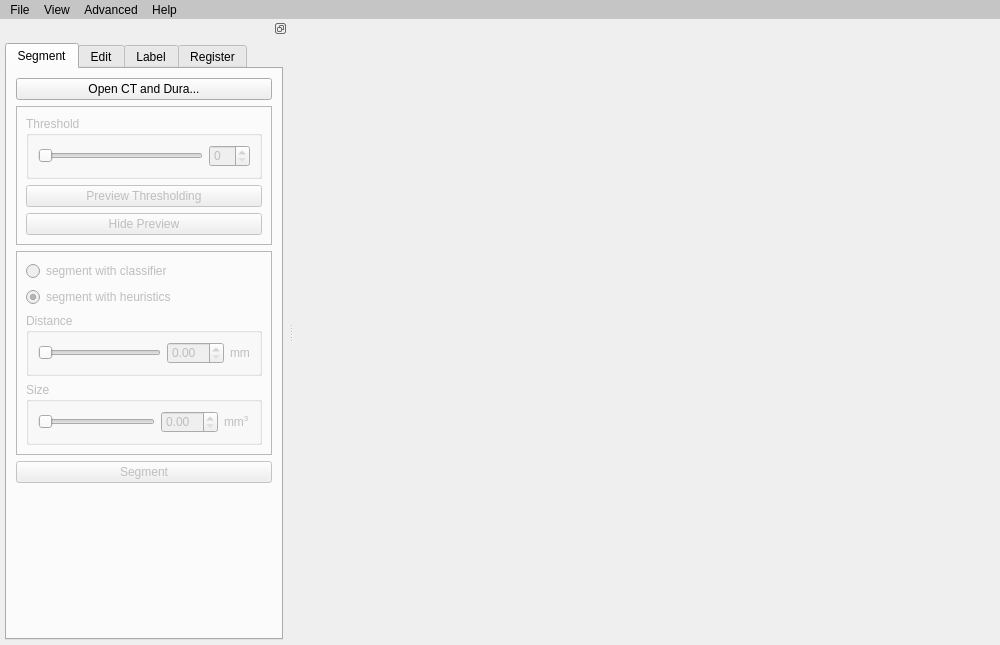
<?xml version="1.0" encoding="UTF-8"?>
<ui version="4.0">
 <class>MainWindow</class>
 <widget class="QMainWindow" name="MainWindow">
  <property name="geometry">
   <rect>
    <x>0</x>
    <y>0</y>
    <width>1000</width>
    <height>645</height>
   </rect>
  </property>
  <property name="windowTitle">
   <string>Interactive Electrode Registration</string>
  </property>
  <property name="styleSheet">
   <string notr="true">QMenuBar { 
	background-color: rgb(197, 197, 197);
}

QMenuBar::item {
	background-color: rgb(197, 197, 197);
	color: black;
}</string>
  </property>
  <widget class="QWidget" name="centralwidget">
   <layout class="QHBoxLayout" name="horizontalLayout"/>
  </widget>
  <widget class="QMenuBar" name="menubar">
   <property name="geometry">
    <rect>
     <x>0</x>
     <y>0</y>
     <width>1000</width>
     <height>25</height>
    </rect>
   </property>
   <property name="autoFillBackground">
    <bool>false</bool>
   </property>
   <property name="nativeMenuBar">
    <bool>false</bool>
   </property>
   <widget class="QMenu" name="menuFile">
    <property name="title">
     <string>File</string>
    </property>
    <addaction name="actionOpen"/>
    <addaction name="actionOpenPial"/>
    <addaction name="actionOpenProject"/>
    <addaction name="actionSaveProject"/>
    <addaction name="actionSaveProjectAs"/>
    <addaction name="actionRecentProjects"/>
   </widget>
   <widget class="QMenu" name="menuHelp">
    <property name="title">
     <string>Help</string>
    </property>
    <addaction name="actionReport_an_issue"/>
    <addaction name="actionDocumentation"/>
    <addaction name="actionAbout"/>
    <addaction name="actionAbout_Qt"/>
    <addaction name="actionSource_Repository"/>
    <addaction name="actionLicense"/>
   </widget>
   <widget class="QMenu" name="menuView">
    <property name="title">
     <string>View</string>
    </property>
    <addaction name="actionShowPial"/>
    <addaction name="actionHideThresholdingPreview"/>
    <addaction name="actionShow_Electrode_ID_s"/>
   </widget>
   <widget class="QMenu" name="menuAdvanced">
    <property name="title">
     <string>Advanced</string>
    </property>
    <addaction name="actionExport_segmentation_dataset"/>
   </widget>
   <addaction name="menuFile"/>
   <addaction name="menuView"/>
   <addaction name="menuAdvanced"/>
   <addaction name="menuHelp"/>
  </widget>
  <widget class="QDockWidget" name="dockWidget">
   <property name="features">
    <set>QDockWidget::DockWidgetFloatable|QDockWidget::DockWidgetMovable</set>
   </property>
   <property name="allowedAreas">
    <set>Qt::LeftDockWidgetArea|Qt::RightDockWidgetArea</set>
   </property>
   <attribute name="dockWidgetArea">
    <number>1</number>
   </attribute>
   <widget class="QWidget" name="dockWidgetContents">
    <layout class="QVBoxLayout" name="verticalLayout_3">
     <property name="leftMargin">
      <number>5</number>
     </property>
     <property name="topMargin">
      <number>5</number>
     </property>
     <property name="rightMargin">
      <number>5</number>
     </property>
     <property name="bottomMargin">
      <number>5</number>
     </property>
     <item>
      <widget class="QTabWidget" name="tabWidget">
       <property name="tabPosition">
        <enum>QTabWidget::North</enum>
       </property>
       <property name="tabShape">
        <enum>QTabWidget::Rounded</enum>
       </property>
       <property name="currentIndex">
        <number>0</number>
       </property>
       <property name="movable">
        <bool>true</bool>
       </property>
       <widget class="QWidget" name="tab_segment">
        <attribute name="title">
         <string>Segment</string>
        </attribute>
        <layout class="QVBoxLayout" name="verticalLayout_7">
         <item>
          <widget class="QPushButton" name="pushButton_open_ct_dura">
           <property name="text">
            <string>Open CT and Dura...</string>
           </property>
           <property name="autoDefault">
            <bool>false</bool>
           </property>
           <property name="default">
            <bool>false</bool>
           </property>
          </widget>
         </item>
         <item>
          <widget class="QFrame" name="frame_segment">
           <property name="enabled">
            <bool>false</bool>
           </property>
           <property name="frameShape">
            <enum>QFrame::StyledPanel</enum>
           </property>
           <property name="frameShadow">
            <enum>QFrame::Raised</enum>
           </property>
           <property name="lineWidth">
            <number>2</number>
           </property>
           <layout class="QVBoxLayout" name="verticalLayout">
            <item>
             <widget class="QGroupBox" name="groupBox">
              <property name="toolTip">
               <string>lower bound on a connected component's CT intensity</string>
              </property>
              <property name="title">
               <string>Threshold</string>
              </property>
              <layout class="QHBoxLayout" name="horizontalLayout_2">
               <item>
                <widget class="QSlider" name="horizontalSlider_threshold">
                 <property name="orientation">
                  <enum>Qt::Horizontal</enum>
                 </property>
                </widget>
               </item>
               <item>
                <widget class="QSpinBox" name="spinBox_threshold"/>
               </item>
              </layout>
             </widget>
            </item>
            <item>
             <widget class="QPushButton" name="pushButton_preview_threshold">
              <property name="text">
               <string>Preview Thresholding</string>
              </property>
             </widget>
            </item>
            <item>
             <widget class="QPushButton" name="pushButton_hide_preview">
              <property name="enabled">
               <bool>false</bool>
              </property>
              <property name="text">
               <string>Hide Preview</string>
              </property>
             </widget>
            </item>
           </layout>
          </widget>
         </item>
         <item>
          <widget class="QFrame" name="frame_segment_config">
           <property name="enabled">
            <bool>false</bool>
           </property>
           <property name="frameShape">
            <enum>QFrame::StyledPanel</enum>
           </property>
           <property name="frameShadow">
            <enum>QFrame::Raised</enum>
           </property>
           <layout class="QVBoxLayout" name="verticalLayout_6">
            <item>
             <widget class="QRadioButton" name="radioButton_classifier">
              <property name="enabled">
               <bool>false</bool>
              </property>
              <property name="text">
               <string>segment with classifier</string>
              </property>
              <attribute name="buttonGroup">
               <string notr="true">buttonGroup_segment_method</string>
              </attribute>
             </widget>
            </item>
            <item>
             <widget class="QRadioButton" name="radioButton_heuristics">
              <property name="text">
               <string>segment with heuristics</string>
              </property>
              <property name="checked">
               <bool>true</bool>
              </property>
              <attribute name="buttonGroup">
               <string notr="true">buttonGroup_segment_method</string>
              </attribute>
             </widget>
            </item>
            <item>
             <widget class="QGroupBox" name="groupBox_heuristic_distance">
              <property name="toolTip">
               <string>upper bound on a connected component's distance to dura</string>
              </property>
              <property name="title">
               <string>Distance</string>
              </property>
              <layout class="QHBoxLayout" name="horizontalLayout_3">
               <item>
                <widget class="QSlider" name="horizontalSlider_distance">
                 <property name="orientation">
                  <enum>Qt::Horizontal</enum>
                 </property>
                 <property name="invertedControls">
                  <bool>false</bool>
                 </property>
                 <property name="tickPosition">
                  <enum>QSlider::NoTicks</enum>
                 </property>
                </widget>
               </item>
               <item>
                <widget class="QDoubleSpinBox" name="doubleSpinBox_distance"/>
               </item>
               <item>
                <widget class="QLabel" name="label">
                 <property name="text">
                  <string>mm</string>
                 </property>
                </widget>
               </item>
              </layout>
             </widget>
            </item>
            <item>
             <widget class="QGroupBox" name="groupBox_heuristic_size">
              <property name="toolTip">
               <string>lower bound on a connected component's size</string>
              </property>
              <property name="title">
               <string>Size</string>
              </property>
              <layout class="QHBoxLayout" name="horizontalLayout_4">
               <item>
                <widget class="QSlider" name="horizontalSlider_size">
                 <property name="orientation">
                  <enum>Qt::Horizontal</enum>
                 </property>
                </widget>
               </item>
               <item>
                <widget class="QDoubleSpinBox" name="doubleSpinBox_size"/>
               </item>
               <item>
                <widget class="QLabel" name="label_2">
                 <property name="text">
                  <string>mm&lt;sup&gt;3&lt;/sup&gt;</string>
                 </property>
                 <property name="textFormat">
                  <enum>Qt::RichText</enum>
                 </property>
                </widget>
               </item>
              </layout>
             </widget>
            </item>
           </layout>
          </widget>
         </item>
         <item>
          <widget class="QPushButton" name="pushButton_segment">
           <property name="enabled">
            <bool>false</bool>
           </property>
           <property name="text">
            <string>Segment</string>
           </property>
          </widget>
         </item>
         <item>
          <spacer name="verticalSpacer">
           <property name="orientation">
            <enum>Qt::Vertical</enum>
           </property>
           <property name="sizeHint" stdset="0">
            <size>
             <width>20</width>
             <height>40</height>
            </size>
           </property>
          </spacer>
         </item>
        </layout>
       </widget>
       <widget class="QWidget" name="tab_edit">
        <property name="enabled">
         <bool>false</bool>
        </property>
        <attribute name="title">
         <string>Edit</string>
        </attribute>
        <layout class="QVBoxLayout" name="verticalLayout_2">
         <item>
          <widget class="QTreeView" name="treeView_edit">
           <property name="alternatingRowColors">
            <bool>true</bool>
           </property>
           <property name="selectionMode">
            <enum>QAbstractItemView::MultiSelection</enum>
           </property>
          </widget>
         </item>
         <item>
          <layout class="QHBoxLayout" name="horizontalLayout_9">
           <item>
            <spacer name="horizontalSpacer_2">
             <property name="orientation">
              <enum>Qt::Horizontal</enum>
             </property>
             <property name="sizeHint" stdset="0">
              <size>
               <width>40</width>
               <height>20</height>
              </size>
             </property>
            </spacer>
           </item>
           <item>
            <widget class="QLabel" name="label_edit_select_count">
             <property name="sizePolicy">
              <sizepolicy hsizetype="Minimum" vsizetype="Preferred">
               <horstretch>0</horstretch>
               <verstretch>0</verstretch>
              </sizepolicy>
             </property>
             <property name="text">
              <string>0</string>
             </property>
            </widget>
           </item>
           <item>
            <widget class="QLabel" name="label_6">
             <property name="text">
              <string>Selected</string>
             </property>
            </widget>
           </item>
          </layout>
         </item>
         <item>
          <layout class="QHBoxLayout" name="horizontalLayout_7">
           <item>
            <widget class="QLabel" name="label_edit_electrode_count">
             <property name="sizePolicy">
              <sizepolicy hsizetype="Minimum" vsizetype="Preferred">
               <horstretch>0</horstretch>
               <verstretch>0</verstretch>
              </sizepolicy>
             </property>
             <property name="text">
              <string/>
             </property>
            </widget>
           </item>
           <item>
            <widget class="QLabel" name="label_7">
             <property name="text">
              <string>Electrodes </string>
             </property>
            </widget>
           </item>
           <item>
            <spacer name="horizontalSpacer">
             <property name="orientation">
              <enum>Qt::Horizontal</enum>
             </property>
             <property name="sizeHint" stdset="0">
              <size>
               <width>40</width>
               <height>20</height>
              </size>
             </property>
            </spacer>
           </item>
           <item>
            <widget class="QLabel" name="label_component_count">
             <property name="sizePolicy">
              <sizepolicy hsizetype="Minimum" vsizetype="Preferred">
               <horstretch>0</horstretch>
               <verstretch>0</verstretch>
              </sizepolicy>
             </property>
             <property name="text">
              <string/>
             </property>
            </widget>
           </item>
           <item>
            <widget class="QLabel" name="label_5">
             <property name="text">
              <string>Components</string>
             </property>
            </widget>
           </item>
          </layout>
         </item>
         <item>
          <widget class="Line" name="line">
           <property name="orientation">
            <enum>Qt::Horizontal</enum>
           </property>
          </widget>
         </item>
         <item>
          <widget class="QPushButton" name="pushButton_add">
           <property name="text">
            <string>&amp;Add</string>
           </property>
           <property name="shortcut">
            <string>A</string>
           </property>
           <property name="checkable">
            <bool>true</bool>
           </property>
          </widget>
         </item>
         <item>
          <layout class="QHBoxLayout" name="horizontalLayout_10">
           <item>
            <widget class="QPushButton" name="pushButton_remove">
             <property name="text">
              <string>Remove</string>
             </property>
             <property name="shortcut">
              <string>Del</string>
             </property>
            </widget>
           </item>
           <item>
            <widget class="QPushButton" name="pushButton_restore">
             <property name="text">
              <string>Restore</string>
             </property>
             <property name="shortcut">
              <string>Shift+Del</string>
             </property>
            </widget>
           </item>
          </layout>
         </item>
         <item>
          <layout class="QHBoxLayout" name="horizontalLayout_5">
           <item>
            <widget class="QLabel" name="label_3">
             <property name="text">
              <string>Pieces</string>
             </property>
            </widget>
           </item>
           <item>
            <widget class="QSpinBox" name="spinBox_split">
             <property name="sizePolicy">
              <sizepolicy hsizetype="Minimum" vsizetype="Fixed">
               <horstretch>1</horstretch>
               <verstretch>0</verstretch>
              </sizepolicy>
             </property>
             <property name="minimum">
              <number>2</number>
             </property>
            </widget>
           </item>
           <item>
            <widget class="QPushButton" name="pushButton_split">
             <property name="text">
              <string>&amp;Split</string>
             </property>
             <property name="shortcut">
              <string>S</string>
             </property>
            </widget>
           </item>
          </layout>
         </item>
         <item>
          <widget class="QPushButton" name="pushButton_clear">
           <property name="text">
            <string>&amp;Clear Selection</string>
           </property>
           <property name="shortcut">
            <string>C</string>
           </property>
          </widget>
         </item>
        </layout>
       </widget>
       <widget class="QWidget" name="tab_label">
        <property name="enabled">
         <bool>false</bool>
        </property>
        <attribute name="title">
         <string>Label</string>
        </attribute>
        <layout class="QVBoxLayout" name="verticalLayout_5">
         <item>
          <widget class="QTableView" name="tableView_label">
           <property name="alternatingRowColors">
            <bool>true</bool>
           </property>
           <property name="selectionBehavior">
            <enum>QAbstractItemView::SelectRows</enum>
           </property>
           <property name="sortingEnabled">
            <bool>true</bool>
           </property>
          </widget>
         </item>
         <item>
          <layout class="QHBoxLayout" name="horizontalLayout_12">
           <item>
            <spacer name="horizontalSpacer_5">
             <property name="orientation">
              <enum>Qt::Horizontal</enum>
             </property>
             <property name="sizeHint" stdset="0">
              <size>
               <width>40</width>
               <height>20</height>
              </size>
             </property>
            </spacer>
           </item>
           <item>
            <widget class="QLabel" name="label_label_select_count">
             <property name="sizePolicy">
              <sizepolicy hsizetype="Minimum" vsizetype="Preferred">
               <horstretch>0</horstretch>
               <verstretch>0</verstretch>
              </sizepolicy>
             </property>
             <property name="text">
              <string>0</string>
             </property>
            </widget>
           </item>
           <item>
            <widget class="QLabel" name="label_10">
             <property name="text">
              <string>Selected</string>
             </property>
            </widget>
           </item>
          </layout>
         </item>
         <item>
          <layout class="QHBoxLayout" name="horizontalLayout_8">
           <item>
            <widget class="QLineEdit" name="lineEdit_grid_label"/>
           </item>
           <item>
            <widget class="QPushButton" name="pushButton_assign_grid_label">
             <property name="text">
              <string>&amp;Assign Grid Label</string>
             </property>
             <property name="shortcut">
              <string>A</string>
             </property>
            </widget>
           </item>
          </layout>
         </item>
         <item>
          <widget class="QPushButton" name="pushButton_label_clear">
           <property name="text">
            <string>&amp;Clear Selection</string>
           </property>
           <property name="shortcut">
            <string>C</string>
           </property>
          </widget>
         </item>
         <item>
          <widget class="QPushButton" name="pushButton_export">
           <property name="text">
            <string>&amp;Export...</string>
           </property>
           <property name="shortcut">
            <string>E</string>
           </property>
          </widget>
         </item>
        </layout>
       </widget>
       <widget class="QWidget" name="tab_register">
        <property name="enabled">
         <bool>false</bool>
        </property>
        <attribute name="title">
         <string>Register</string>
        </attribute>
        <layout class="QVBoxLayout" name="verticalLayout_4">
         <item>
          <widget class="QListView" name="listView_register">
           <property name="sizePolicy">
            <sizepolicy hsizetype="Expanding" vsizetype="Expanding">
             <horstretch>0</horstretch>
             <verstretch>0</verstretch>
            </sizepolicy>
           </property>
           <property name="alternatingRowColors">
            <bool>true</bool>
           </property>
           <property name="selectionMode">
            <enum>QAbstractItemView::MultiSelection</enum>
           </property>
          </widget>
         </item>
         <item>
          <layout class="QHBoxLayout" name="horizontalLayout_6">
           <item>
            <spacer name="horizontalSpacer_4">
             <property name="orientation">
              <enum>Qt::Horizontal</enum>
             </property>
             <property name="sizeHint" stdset="0">
              <size>
               <width>40</width>
               <height>20</height>
              </size>
             </property>
            </spacer>
           </item>
           <item>
            <widget class="QLabel" name="label_register_select_count">
             <property name="sizePolicy">
              <sizepolicy hsizetype="Minimum" vsizetype="Preferred">
               <horstretch>0</horstretch>
               <verstretch>0</verstretch>
              </sizepolicy>
             </property>
             <property name="text">
              <string>0</string>
             </property>
            </widget>
           </item>
           <item>
            <widget class="QLabel" name="label_8">
             <property name="text">
              <string>Selected</string>
             </property>
            </widget>
           </item>
          </layout>
         </item>
         <item>
          <layout class="QHBoxLayout" name="horizontalLayout_11">
           <item>
            <widget class="QLabel" name="label_register_complete_count">
             <property name="sizePolicy">
              <sizepolicy hsizetype="Minimum" vsizetype="Preferred">
               <horstretch>0</horstretch>
               <verstretch>0</verstretch>
              </sizepolicy>
             </property>
             <property name="text">
              <string>0</string>
             </property>
            </widget>
           </item>
           <item>
            <widget class="QLabel" name="label_9">
             <property name="text">
              <string>Registered</string>
             </property>
            </widget>
           </item>
           <item>
            <spacer name="horizontalSpacer_3">
             <property name="orientation">
              <enum>Qt::Horizontal</enum>
             </property>
             <property name="sizeHint" stdset="0">
              <size>
               <width>40</width>
               <height>20</height>
              </size>
             </property>
            </spacer>
           </item>
           <item>
            <widget class="QLabel" name="label_register_electrode_count">
             <property name="text">
              <string>0</string>
             </property>
            </widget>
           </item>
           <item>
            <widget class="QLabel" name="label_4">
             <property name="text">
              <string>Electrodes</string>
             </property>
            </widget>
           </item>
          </layout>
         </item>
         <item>
          <layout class="QGridLayout" name="gridLayout">
           <item row="1" column="0">
            <widget class="QPushButton" name="pushButton_svd">
             <property name="text">
              <string>&amp;Best-fit Plane</string>
             </property>
             <property name="shortcut">
              <string>B</string>
             </property>
            </widget>
           </item>
           <item row="1" column="1">
            <widget class="QPushButton" name="pushButton_manual">
             <property name="toolTip">
              <string>right click to register; only supports single selection</string>
             </property>
             <property name="text">
              <string>&amp;Manual</string>
             </property>
             <property name="shortcut">
              <string>M</string>
             </property>
             <property name="checkable">
              <bool>true</bool>
             </property>
             <property name="checked">
              <bool>false</bool>
             </property>
            </widget>
           </item>
           <item row="0" column="1">
            <widget class="QPushButton" name="pushButton_nearest">
             <property name="text">
              <string>&amp;Nearest Vertex</string>
             </property>
             <property name="shortcut">
              <string>N</string>
             </property>
            </widget>
           </item>
           <item row="0" column="0">
            <widget class="QPushButton" name="pushButton_principal">
             <property name="text">
              <string>&amp;Principal Axis</string>
             </property>
             <property name="shortcut">
              <string>P</string>
             </property>
            </widget>
           </item>
           <item row="2" column="0" colspan="2">
            <widget class="QPushButton" name="pushButton_unregister">
             <property name="text">
              <string>&amp;Unregister</string>
             </property>
             <property name="shortcut">
              <string>U</string>
             </property>
            </widget>
           </item>
          </layout>
         </item>
         <item>
          <widget class="QPushButton" name="pushButton_register_clear">
           <property name="text">
            <string>&amp;Clear Selection</string>
           </property>
           <property name="shortcut">
            <string>C</string>
           </property>
          </widget>
         </item>
        </layout>
       </widget>
      </widget>
     </item>
    </layout>
   </widget>
  </widget>
  <action name="actionOpen">
   <property name="text">
    <string>Open CT/dura...</string>
   </property>
  </action>
  <action name="actionOpenProject">
   <property name="text">
    <string>Open Project...</string>
   </property>
  </action>
  <action name="actionSaveProject">
   <property name="text">
    <string>Save Project</string>
   </property>
   <property name="shortcut">
    <string>Ctrl+S</string>
   </property>
  </action>
  <action name="actionRecentProjects">
   <property name="text">
    <string>Recent Projects</string>
   </property>
  </action>
  <action name="actionAbout">
   <property name="text">
    <string>About</string>
   </property>
  </action>
  <action name="actionSaveProjectAs">
   <property name="text">
    <string>Save Project As...</string>
   </property>
  </action>
  <action name="actionOpenPial">
   <property name="text">
    <string>Open Pial...</string>
   </property>
  </action>
  <action name="actionShowPial">
   <property name="checkable">
    <bool>true</bool>
   </property>
   <property name="text">
    <string>Show Pial</string>
   </property>
  </action>
  <action name="actionHideThresholdingPreview">
   <property name="text">
    <string>Hide Thresholding Preview</string>
   </property>
  </action>
  <action name="actionExport_segmentation_dataset">
   <property name="text">
    <string>Export Segmentation Dataset</string>
   </property>
  </action>
  <action name="actionShow_Electrode_ID_s">
   <property name="checkable">
    <bool>true</bool>
   </property>
   <property name="text">
    <string>Show Electrode ID's</string>
   </property>
  </action>
  <action name="actionAbout_Qt">
   <property name="text">
    <string>About Qt</string>
   </property>
  </action>
  <action name="actionReport_an_issue">
   <property name="text">
    <string>Report an Issue...</string>
   </property>
  </action>
  <action name="actionDocumentation">
   <property name="text">
    <string>Documentation</string>
   </property>
  </action>
  <action name="actionSource_Repository">
   <property name="text">
    <string>Source Repository</string>
   </property>
  </action>
  <action name="actionLicense">
   <property name="text">
    <string>License</string>
   </property>
  </action>
 </widget>
 <resources/>
 <connections>
  <connection>
   <sender>horizontalSlider_threshold</sender>
   <signal>sliderMoved(int)</signal>
   <receiver>spinBox_threshold</receiver>
   <slot>setValue(int)</slot>
   <hints>
    <hint type="sourcelabel">
     <x>107</x>
     <y>134</y>
    </hint>
    <hint type="destinationlabel">
     <x>219</x>
     <y>134</y>
    </hint>
   </hints>
  </connection>
  <connection>
   <sender>pushButton_open_ct_dura</sender>
   <signal>clicked()</signal>
   <receiver>actionOpen</receiver>
   <slot>trigger()</slot>
   <hints>
    <hint type="sourcelabel">
     <x>138</x>
     <y>330</y>
    </hint>
    <hint type="destinationlabel">
     <x>-1</x>
     <y>-1</y>
    </hint>
   </hints>
  </connection>
  <connection>
   <sender>spinBox_threshold</sender>
   <signal>valueChanged(int)</signal>
   <receiver>horizontalSlider_threshold</receiver>
   <slot>setValue(int)</slot>
   <hints>
    <hint type="sourcelabel">
     <x>219</x>
     <y>134</y>
    </hint>
    <hint type="destinationlabel">
     <x>107</x>
     <y>134</y>
    </hint>
   </hints>
  </connection>
  <connection>
   <sender>pushButton_hide_preview</sender>
   <signal>clicked()</signal>
   <receiver>actionHideThresholdingPreview</receiver>
   <slot>trigger()</slot>
   <hints>
    <hint type="sourcelabel">
     <x>164</x>
     <y>255</y>
    </hint>
    <hint type="destinationlabel">
     <x>-1</x>
     <y>-1</y>
    </hint>
   </hints>
  </connection>
  <connection>
   <sender>pushButton_clear</sender>
   <signal>clicked()</signal>
   <receiver>treeView_edit</receiver>
   <slot>clearSelection()</slot>
   <hints>
    <hint type="sourcelabel">
     <x>143</x>
     <y>615</y>
    </hint>
    <hint type="destinationlabel">
     <x>143</x>
     <y>261</y>
    </hint>
   </hints>
  </connection>
  <connection>
   <sender>pushButton_register_clear</sender>
   <signal>clicked()</signal>
   <receiver>listView_register</receiver>
   <slot>clearSelection()</slot>
   <hints>
    <hint type="sourcelabel">
     <x>143</x>
     <y>615</y>
    </hint>
    <hint type="destinationlabel">
     <x>143</x>
     <y>262</y>
    </hint>
   </hints>
  </connection>
  <connection>
   <sender>pushButton_label_clear</sender>
   <signal>clicked()</signal>
   <receiver>tableView_label</receiver>
   <slot>clearSelection()</slot>
   <hints>
    <hint type="sourcelabel">
     <x>143</x>
     <y>582</y>
    </hint>
    <hint type="destinationlabel">
     <x>143</x>
     <y>328</y>
    </hint>
   </hints>
  </connection>
  <connection>
   <sender>lineEdit_grid_label</sender>
   <signal>returnPressed()</signal>
   <receiver>pushButton_assign_grid_label</receiver>
   <slot>click()</slot>
   <hints>
    <hint type="sourcelabel">
     <x>89</x>
     <y>548</y>
    </hint>
    <hint type="destinationlabel">
     <x>236</x>
     <y>548</y>
    </hint>
   </hints>
  </connection>
  <connection>
   <sender>radioButton_heuristics</sender>
   <signal>toggled(bool)</signal>
   <receiver>groupBox_heuristic_distance</receiver>
   <slot>setEnabled(bool)</slot>
   <hints>
    <hint type="sourcelabel">
     <x>160</x>
     <y>333</y>
    </hint>
    <hint type="destinationlabel">
     <x>160</x>
     <y>383</y>
    </hint>
   </hints>
  </connection>
  <connection>
   <sender>radioButton_heuristics</sender>
   <signal>toggled(bool)</signal>
   <receiver>groupBox_heuristic_size</receiver>
   <slot>setEnabled(bool)</slot>
   <hints>
    <hint type="sourcelabel">
     <x>160</x>
     <y>333</y>
    </hint>
    <hint type="destinationlabel">
     <x>160</x>
     <y>454</y>
    </hint>
   </hints>
  </connection>
 </connections>
 <buttongroups>
  <buttongroup name="buttonGroup_segment_method"/>
 </buttongroups>
</ui>
